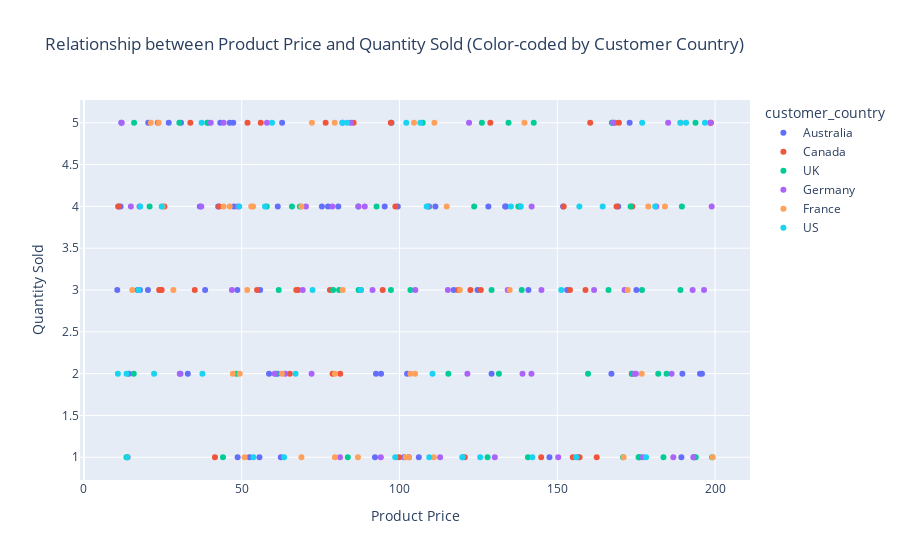

Here is the notebook cell this chart was saved with:
### Markdown cell above
#### Create a scatter plot visualizing the relationship between product price and quantity sold, color-coded by customer country.

### Code cell
fig = px.scatter(sales_data, x='price', y='quantity', color='customer_country',
                 labels={'price': 'Product Price', 'quantity': 'Quantity Sold'},
                 title='Relationship between Product Price and Quantity Sold (Color-coded by Customer Country)',
                 hover_data={'price': True, 'quantity': True, 'customer_country': True})

fig.show()

### Figure 1 — Plotly figure (JSON) as saved in the notebook; plotly's stock layout.template omitted (floating-point values rounded to 4 significant figures)
{"data": [{"customdata": [["Australia"], ["Australia"], ["Australia"], ["Australia"], ["Australia"], ["Australia"], ["Australia"], ["Australia"], ["Australia"], ["Australia"], ["Australia"], ["Australia"], ["Australia"], ["Australia"], ["Australia"], ["Australia"], ["Australia"], ["Australia"], ["Australia"], ["Australia"], ["Australia"], ["Australia"], ["Australia"], ["Australia"], ["Australia"], ["Australia"], ["Australia"], ["Australia"], ["Australia"], ["Australia"], ["Australia"], ["Australia"], ["Australia"], ["Australia"], ["Australia"], ["Australia"], ["Australia"], ["Australia"], ["Australia"], ["Australia"], ["Australia"], ["Australia"], ["Australia"], ["Australia"], ["Australia"], ["Australia"], ["Australia"], ["Australia"], ["Australia"], ["Australia"], ["Australia"], ["Australia"], ["Australia"], ["Australia"], ["Australia"], ["Australia"], ["Australia"], ["Australia"], ["Australia"], ["Australia"], ["Australia"], ["Australia"], ["Australia"], ["Australia"]], "hovertemplate": "customer_country=%{customdata[0]}<br>Product Price=%{x}<br>Quantity Sold=%{y}<extra></extra>", "legendgroup": "Australia", "marker": {"color": "#636efa", "symbol": "circle"}, "mode": "markers", "name": "Australia", "orientation": "v", "showlegend": true, "type": "scatter", "x": [189.3, 133.8, 38.4, 48.61, 58.65, 62.79, 151.8, 30.58, 30.75, 153.1, 92.54, 10.89, 92.22, 156.6, 124.7, 61.42, 128.2, 47.51, 17, 175.1, 14.21, 169.3, 101.4, 42.54, 195.8, 10.55, 52.47, 20.27, 48.7, 102.4, 26.86, 111.4, 106.1, 17.74, 172.9, 80.59, 94.15, 47.32, 129.2, 176.1, 189.6, 133.5, 46.2, 77.33, 97.46, 117.2, 36.73, 95.3, 32.91, 20.37, 11.6, 167.2, 99.45, 140.8, 147.5, 61.35, 11.84, 75.4, 43.2, 103.0, 62.38, 55.61, 55.82, 195.2], "xaxis": "x", "y": [1, 4, 3, 3, 2, 5, 4, 2, 5, 3, 2, 4, 1, 1, 3, 4, 4, 4, 3, 3, 2, 4, 1, 4, 2, 3, 1, 3, 1, 2, 5, 4, 1, 3, 5, 4, 2, 5, 2, 1, 2, 4, 5, 4, 5, 3, 4, 4, 2, 5, 4, 2, 4, 3, 1, 2, 5, 4, 5, 1, 1, 1, 3, 2], "yaxis": "y"}, {"customdata": [["Canada"], ["Canada"], ["Canada"], ["Canada"], ["Canada"], ["Canada"], ["Canada"], ["Canada"], ["Canada"], ["Canada"], ["Canada"], ["Canada"], ["Canada"], ["Canada"], ["Canada"], ["Canada"], ["Canada"], ["Canada"], ["Canada"], ["Canada"], ["Canada"], ["Canada"], ["Canada"], ["Canada"], ["Canada"], ["Canada"], ["Canada"], ["Canada"], ["Canada"], ["Canada"], ["Canada"], ["Canada"], ["Canada"], ["Canada"], ["Canada"], ["Canada"], ["Canada"], ["Canada"], ["Canada"], ["Canada"], ["Canada"], ["Canada"], ["Canada"], ["Canada"], ["Canada"], ["Canada"], ["Canada"], ["Canada"], ["Canada"], ["Canada"]], "hovertemplate": "customer_country=%{customdata[0]}<br>Product Price=%{x}<br>Quantity Sold=%{y}<extra></extra>", "legendgroup": "Canada", "marker": {"color": "#EF553B", "symbol": "circle"}, "mode": "markers", "name": "Canada", "orientation": "v", "showlegend": true, "type": "scatter", "x": [42.84, 54.85, 67.9, 98.69, 162.5, 24.04, 160.4, 120.7, 25.48, 154.9, 41.51, 173.8, 97.24, 24.4, 198.5, 193.4, 168.3, 35.12, 138.2, 51.83, 24.63, 157.1, 33.71, 94.67, 77.95, 154.0, 118.6, 144.9, 173.6, 65.25, 125.8, 78.79, 67.28, 23.4, 198.7, 169.5, 168.8, 128.8, 158.9, 85.45, 23.84, 81.19, 87.74, 13.82, 10.93, 99.86, 122.5, 152.0, 56.03, 76.59], "xaxis": "x", "y": [4, 3, 3, 4, 1, 3, 5, 1, 4, 1, 1, 4, 5, 3, 5, 1, 5, 3, 4, 5, 3, 1, 5, 3, 3, 3, 3, 1, 2, 2, 3, 2, 3, 5, 5, 5, 4, 5, 3, 5, 3, 2, 3, 1, 4, 1, 3, 4, 5, 5], "yaxis": "y"}, {"customdata": [["UK"], ["UK"], ["UK"], ["UK"], ["UK"], ["UK"], ["UK"], ["UK"], ["UK"], ["UK"], ["UK"], ["UK"], ["UK"], ["UK"], ["UK"], ["UK"], ["UK"], ["UK"], ["UK"], ["UK"], ["UK"], ["UK"], ["UK"], ["UK"], ["UK"], ["UK"], ["UK"], ["UK"], ["UK"], ["UK"], ["UK"], ["UK"], ["UK"], ["UK"], ["UK"], ["UK"], ["UK"], ["UK"], ["UK"], ["UK"], ["UK"], ["UK"], ["UK"], ["UK"], ["UK"], ["UK"], ["UK"], ["UK"], ["UK"], ["UK"], ["UK"], ["UK"], ["UK"], ["UK"]], "hovertemplate": "customer_country=%{customdata[0]}<br>Product Price=%{x}<br>Quantity Sold=%{y}<extra></extra>", "legendgroup": "UK", "marker": {"color": "#00cc96", "symbol": "circle"}, "mode": "markers", "name": "UK", "orientation": "v", "showlegend": true, "type": "scatter", "x": [142.5, 123.7, 189.5, 20.8, 39.3, 39.07, 65.91, 131.5, 15.88, 176.0, 30.23, 13.48, 97.28, 127.9, 107.3, 86.94, 140.7, 103.5, 167.3, 44.05, 87.03, 193.3, 193.8, 199.1, 193.9, 78.96, 92.72, 167.5, 115.5, 138.7, 126.1, 184.6, 189.0, 183.6, 129.2, 166.2, 175.8, 109.4, 57.92, 80.85, 182.0, 170.8, 83.6, 134.5, 137.7, 173.2, 61.72, 60.79, 173.6, 176.8, 48.32, 68.42, 159.7, 15.78], "xaxis": "x", "y": [5, 4, 4, 4, 5, 5, 4, 2, 5, 1, 5, 1, 3, 1, 5, 4, 1, 3, 5, 1, 3, 1, 5, 1, 1, 3, 4, 5, 2, 3, 5, 2, 3, 1, 3, 3, 1, 4, 4, 3, 2, 1, 1, 5, 4, 4, 3, 2, 2, 3, 2, 4, 2, 2], "yaxis": "y"}, {"customdata": [["Germany"], ["Germany"], ["Germany"], ["Germany"], ["Germany"], ["Germany"], ["Germany"], ["Germany"], ["Germany"], ["Germany"], ["Germany"], ["Germany"], ["Germany"], ["Germany"], ["Germany"], ["Germany"], ["Germany"], ["Germany"], ["Germany"], ["Germany"], ["Germany"], ["Germany"], ["Germany"], ["Germany"], ["Germany"], ["Germany"], ["Germany"], ["Germany"], ["Germany"], ["Germany"], ["Germany"], ["Germany"], ["Germany"], ["Germany"], ["Germany"], ["Germany"], ["Germany"], ["Germany"], ["Germany"], ["Germany"], ["Germany"], ["Germany"], ["Germany"], ["Germany"], ["Germany"], ["Germany"], ["Germany"], ["Germany"], ["Germany"], ["Germany"], ["Germany"]], "hovertemplate": "customer_country=%{customdata[0]}<br>Product Price=%{x}<br>Quantity Sold=%{y}<extra></extra>", "legendgroup": "Germany", "marker": {"color": "#ab63fa", "symbol": "circle"}, "mode": "markers", "name": "Germany", "orientation": "v", "showlegend": true, "type": "scatter", "x": [171.3, 150.3, 161.7, 145.0, 186.2, 177.2, 30.36, 167.7, 181.4, 109.0, 174.9, 48.75, 11.95, 91.44, 121.5, 198.9, 198.5, 44.26, 130.2, 94.08, 17.59, 139.0, 86.99, 14.87, 81.14, 70.33, 81.87, 37.19, 193.1, 46.88, 196.5, 192.9, 141.8, 60.42, 63.81, 69.32, 78.71, 84.53, 105, 72.13, 115.3, 88.98, 40.18, 122.0, 134.3, 58, 141.9, 186.8, 112.9, 174.5, 185.1], "xaxis": "x", "y": [3, 1, 3, 3, 2, 1, 2, 5, 4, 4, 2, 4, 5, 3, 2, 4, 5, 5, 1, 1, 4, 2, 4, 4, 1, 4, 5, 4, 1, 3, 3, 3, 2, 2, 2, 3, 4, 5, 3, 2, 3, 4, 5, 5, 3, 5, 4, 1, 1, 2, 5], "yaxis": "y"}, {"customdata": [["France"], ["France"], ["France"], ["France"], ["France"], ["France"], ["France"], ["France"], ["France"], ["France"], ["France"], ["France"], ["France"], ["France"], ["France"], ["France"], ["France"], ["France"], ["France"], ["France"], ["France"], ["France"], ["France"], ["France"], ["France"], ["France"], ["France"], ["France"], ["France"], ["France"], ["France"], ["France"], ["France"], ["France"], ["France"], ["France"], ["France"], ["France"], ["France"], ["France"]], "hovertemplate": "customer_country=%{customdata[0]}<br>Product Price=%{x}<br>Quantity Sold=%{y}<extra></extra>", "legendgroup": "France", "marker": {"color": "#FFA15A", "symbol": "circle"}, "mode": "markers", "name": "France", "orientation": "v", "showlegend": true, "type": "scatter", "x": [171.0, 68.9, 81.98, 15.31, 101.9, 79.46, 119.1, 50.91, 47.18, 111.0, 79.56, 28.33, 103.5, 110.9, 134.9, 115.0, 53, 104.9, 23.7, 68.92, 62.73, 184.1, 21.19, 86.82, 79.52, 53.61, 49.35, 178.8, 72.24, 24.93, 139.6, 46.21, 189.2, 176.8, 199.3, 44.24, 51.74, 104.6, 172.3, 103.0], "xaxis": "x", "y": [1, 4, 3, 3, 1, 5, 3, 1, 2, 5, 2, 3, 2, 1, 3, 4, 4, 2, 5, 1, 2, 4, 5, 1, 1, 4, 2, 4, 5, 4, 5, 4, 5, 2, 1, 4, 3, 5, 3, 1], "yaxis": "y"}, {"customdata": [["US"], ["US"], ["US"], ["US"], ["US"], ["US"], ["US"], ["US"], ["US"], ["US"], ["US"], ["US"], ["US"], ["US"], ["US"], ["US"], ["US"], ["US"], ["US"], ["US"], ["US"], ["US"], ["US"], ["US"], ["US"], ["US"], ["US"], ["US"], ["US"], ["US"], ["US"], ["US"], ["US"], ["US"], ["US"], ["US"], ["US"], ["US"], ["US"], ["US"], ["US"]], "hovertemplate": "customer_country=%{customdata[0]}<br>Product Price=%{x}<br>Quantity Sold=%{y}<extra></extra>", "legendgroup": "US", "marker": {"color": "#19d3f3", "symbol": "circle"}, "mode": "markers", "name": "US", "orientation": "v", "showlegend": true, "type": "scatter", "x": [13.49, 10.74, 53.7, 125.6, 108.6, 110.5, 135.3, 106.6, 37.28, 49.21, 17.83, 138.4, 22.21, 119.9, 156.0, 120.0, 176.9, 83.38, 189.0, 81.93, 142.1, 57.38, 67.05, 63.42, 24.63, 109.4, 190.8, 37.53, 102.1, 98.64, 59.6, 157.0, 164.4, 178.1, 151.3, 72.44, 13.78, 17.3, 196.8, 181.0, 87.71], "xaxis": "x", "y": [2, 2, 1, 1, 4, 2, 4, 5, 5, 4, 4, 4, 2, 1, 1, 1, 5, 5, 5, 5, 1, 4, 2, 1, 4, 1, 5, 2, 5, 1, 5, 4, 4, 1, 3, 3, 1, 3, 5, 4, 3], "yaxis": "y"}], "layout": {"legend": {"title": {"text": "customer_country"}, "tracegroupgap": 0}, "title": {"text": "Relationship between Product Price and Quantity Sold (Color-coded by Customer Country)"}, "xaxis": {"anchor": "y", "domain": [0, 1], "title": {"text": "Product Price"}}, "yaxis": {"anchor": "x", "domain": [0, 1], "title": {"text": "Quantity Sold"}}}}
